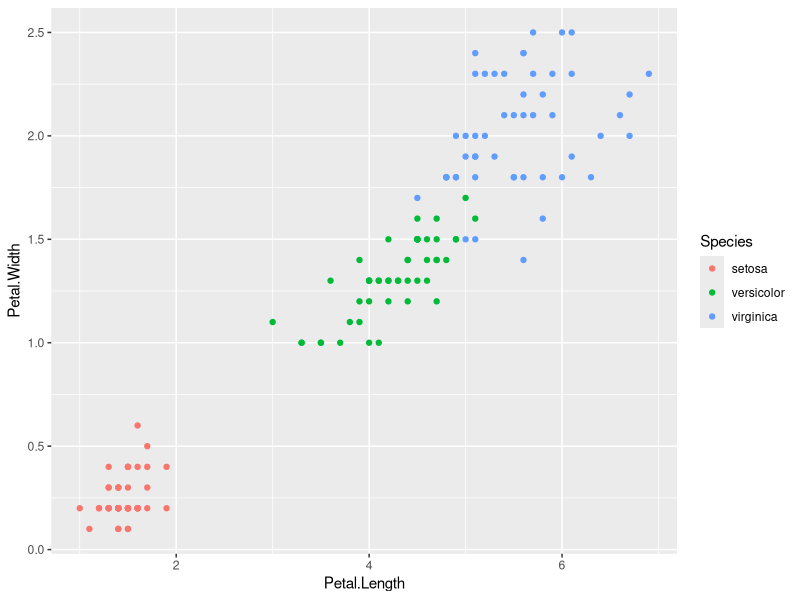
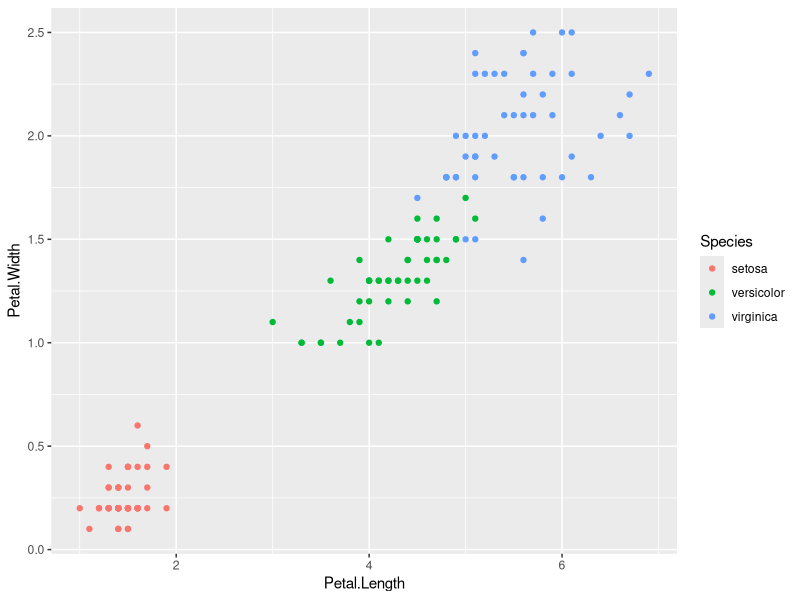
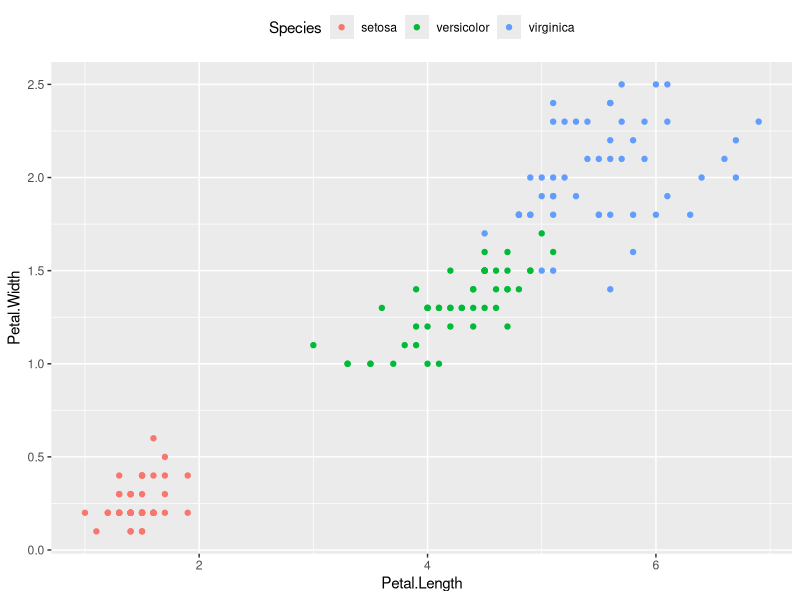
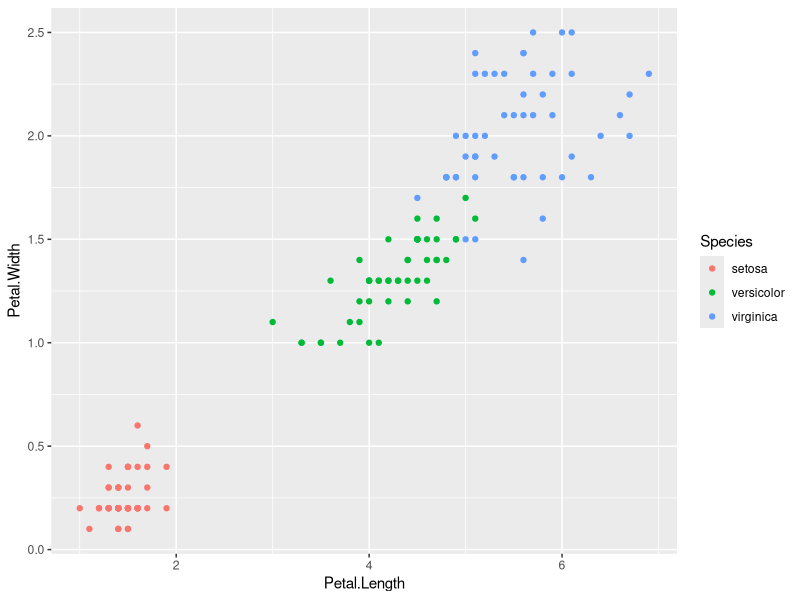
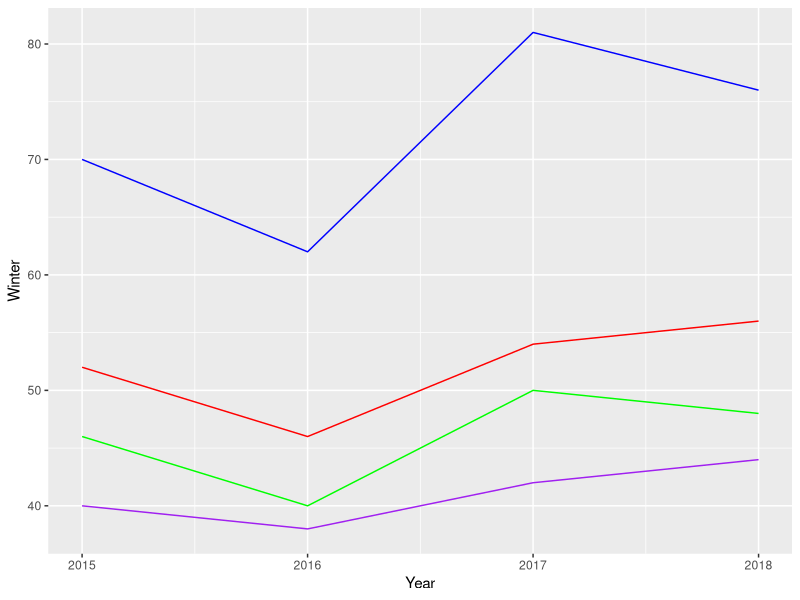
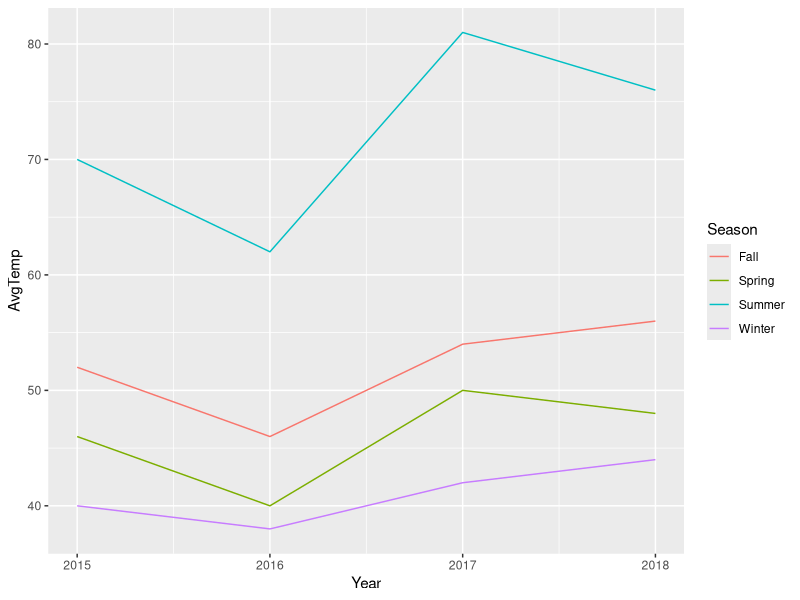
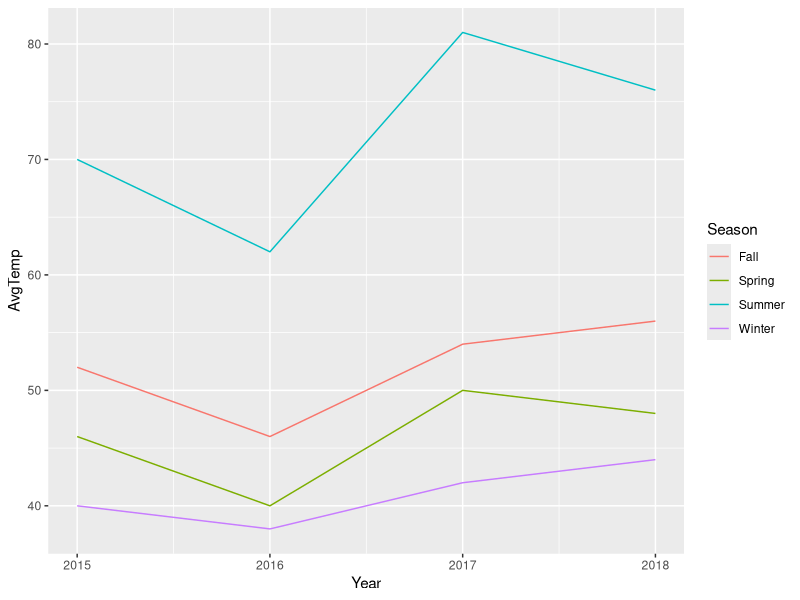
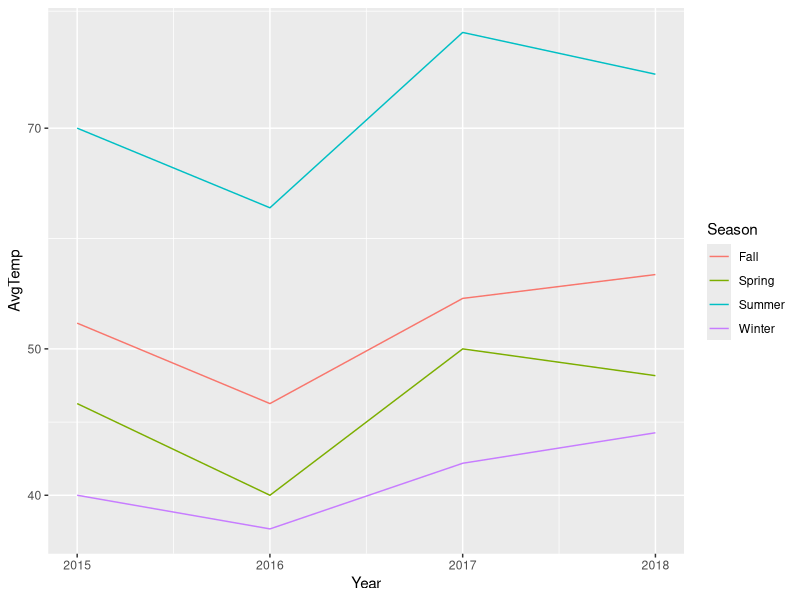

The R script that drew these images, in order: (Note: this script raises an error after producing the figures.)
## ---- chunk 1
library(tidyverse)
## ---- chunk 2
ggplot(iris, aes(Petal.Length, Petal.Width)) + 
  geom_point(aes(color = Species))
## ---- chunk 3
a <- ggplot(iris, aes(Petal.Length, Petal.Width)) + 
  geom_point(aes(color=Species))
## ---- chunk 4
a
## ---- chunk 5
a + theme(legend.position = "top")
## ---- chunk 6
a <- ggplot(iris, aes(Petal.Length, Petal.Width)) + 
  geom_point(aes(color = Species))
## ---- chunk 7
# Assign a the value 10
a <- 10
# Print out the object a
a

a <- c(1,50,200)
a

a <- "Hello, world!"
a

a <- geom_point(data = iris, aes(Petal.Length, Petal.Width, color = Species))
ggplot() +
  a
## ---- chunk 8
a <- 10
a <- a + 1

b = 10
b = b+1

a == b
## ---- chunk 9
SampleVector <- c(1,2,3)
class(SampleVector)
## ---- chunk 10
data.frame(x = c(1,2,3),
           y = c("a","b","c"),
           z = c(TRUE, TRUE, FALSE))
## ---- chunk 11
data.frame("." = c("Observation 1", "Observation 2","...", "Observation n"),
           "Variable_1" = c("Value", "Value", "...", "Value"),
           "Variable_2" = c("Value", "Value", "...", "Value"),
           "Variable .." = c("Value", "Value", "...", "Value"),
           "Variable_n" = c("Value", "Value", "...", "Value"))
## ---- chunk 12
SeasonalTemps <- data.frame(Year = c(2015, 2016, 2017, 2018),
           Winter = c(40, 38, 42, 44),
           Spring = c(46, 40, 50, 48),
           Summer = c(70, 62, 81, 76),
           Fall = c(52, 46, 54, 56))
SeasonalTemps
## ---- chunk 13
ggplot(SeasonalTemps, aes(x = Year)) + 
  geom_line(aes(y = Winter), color = "purple") + 
  geom_line(aes(y = Spring), color = "green") + 
  geom_line(aes(y = Summer), color = "blue") + 
  geom_line(aes(y = Fall), color = "red")
## ---- chunk 14
LongTemps <- gather(data = SeasonalTemps, key = Season, value = AvgTemp, -Year)
LongTemps
## ---- chunk 15
ggplot(LongTemps, aes(x = Year, y = AvgTemp, color = Season)) + 
  geom_line()
## ---- chunk 16
WideTemps <- spread(LongTemps, Season, AvgTemp)
WideTemps
## ---- chunk 17
OrderWideTemps <- select(WideTemps, c(Year, Winter, Spring, Summer, Fall))
OrderWideTemps
## ---- chunk 18
select(WideTemps, c(Year, Winter, Spring, Fall))
## ---- chunk 19
select(WideTemps, -Summer)
## ---- chunk 20
a <- 10
a <- a*2
a <- sqrt(a)
## ---- chunk 21
Numbers <- c(5,10,15,20,25)

Numbers %>%
  mean()
## ---- chunk 22
LongTemps %>%
  spread(Season, AvgTemp) %>%
  select(-Summer)
## ---- chunk 23
LongTemps %>%
  spread(data = ., Season, AvgTemp) %>%
  select(-Summer)
## ---- chunk 24
LongTemps %>%
  ggplot(aes(x = Year, y = AvgTemp, color = Season)) + 
  geom_line()
## ---- chunk 25
LongTemps %>%
  ggplot(aes(x = Year, y = AvgTemp, color = Season)) + 
  geom_line() + 
  scale_y_log10()
## ---- chunk 26
LongTemps %>%
  mutate(TwiceTemp = AvgTemp * 2)
## ---- chunk 27
LongTemps %>%
  mutate(TwiceTemp = AvgTemp * 2,
         TwiceSquaredTemp = TwiceTemp^2,
         YearSeason = paste(Year, Season))
## ---- chunk 28
LongTemps %>%
  mutate(YearSeason = paste("The", Season, "of", Year))
## ---- chunk 29
LongTemps %>%
  mutate(TwiceTemp = AvgTemp * 2) %>%
  transmute(TwiceSquaredTemp = TwiceTemp^2,
         YearSeason = paste(Year, Season))
## ---- chunk 30
iris <- as.tibble(iris)
iris
## ---- chunk 31
iris[, 1]
## ---- chunk 32
iris[1, ]
## ---- chunk 33
iris[c(1,2,3,4), ]
iris[1:4, ]
## ---- chunk 34
iris[1,1]
## ---- chunk 35
iris[[1, 1]]
## ---- chunk 36
iris$Sepal.Length
## ---- chunk 37
mean(iris$Sepal.Length)
sd(iris$Sepal.Length)
cor.test(iris$Sepal.Length, iris$Sepal.Width)
## ---- chunk 38
iris[iris$Species == "setosa", ]
## ---- chunk 39
iris[iris$Sepal.Length > 7.5, ]
## ---- chunk 40
iris %>%
  filter(Species == "setosa")
## ---- chunk 41
iris %>%
  filter(Species == "setosa" & Sepal.Length == 5.1 & Sepal.Width == 3.3)
## ---- chunk 42
iris %>%
  filter(Species == "setosa" & Species == "versicolor")
## ---- chunk 43
iris %>%
  filter(Species %in% c("setosa",
                        "versicolor"))
## ---- chunk 44
mean(iris$Sepal.Length)
## ---- chunk 45
setosa <- iris %>%
  filter(Species == "setosa")
virginica <- iris %>%
  filter(Species == "virginica")
versicolor <- iris %>%
  filter(Species == "versicolor")


mean(setosa$Sepal.Length)
mean(virginica$Sepal.Length)
mean(versicolor$Sepal.Length)
## ---- chunk 46
iris %>%
  group_by(Species) %>%
  summarise(MeanSepalLength = mean(Sepal.Length))
## ---- chunk 47
iris %>%
  group_by(Species) %>%
  mutate(SLDistanceFromMean = Sepal.Length - mean(Sepal.Length))
## ---- chunk 48
iris %>%
  select(c(Sepal.Length, Species)) %>%
  group_by(Species) %>%
  mutate(SLDistanceFromGroupMean = Sepal.Length - mean(Sepal.Length)) %>%
  ungroup() %>%
  mutate(SLDistanceFromTotalMean = Sepal.Length - mean(Sepal.Length))
## ---- chunk 49
MissingExample <- tibble(w = c(1, 2, 3),
                         x = c("A", "B", "C"),
                         y = c("do", "re", NA),
                         z = c(807, NA, 780))
MissingExample
## ---- chunk 50
mean(MissingExample$z)
## ---- chunk 51
mean(MissingExample$z, na.rm = TRUE)
## ---- chunk 52
MissingExample %>%
  filter(!is.na(z)) %>%
  summarise(Mean = mean(z))
## ---- chunk 53
MissingExample %>%
  drop_na()
## ---- chunk 54
MissingExample %>%
  replace_na(list(y = "mi", z = "078"))
## ---- chunk 55
TreeData <- tibble(Site = c("A","A","A","B","B"),
                   Species = c("Red Maple", "Sugar Maple", "Black Cherry", "Red Maple", "Sugar Maple"),
                   Count = c(10,5,15,8,19))
TreeData
## ---- chunk 56
TreeData %>%
  group_by(Species) %>%
  summarise(Mean = mean(Count), StandardDev = sd(Count))
## ---- chunk 57
TreeData %>%
  complete(Site, Species, fill = list(Count = 0))
## ---- chunk 58
TreeData %>%
  complete(Site, Species, fill = list(Count = 0)) %>%
  group_by(Species) %>%
  summarise(Mean = mean(Count), StandardDev = sd(Count))
## ---- chunk 59
LongTreeData <- TreeData %>%
  uncount(Count)

LongTreeData
## ---- chunk 60
LongTreeData %>%
  count(Site, Species)
## ---- chunk 61
LongTreeData %>%
  count(Site, Species) %>%
  rename(Count = n)
## ---- chunk 62
1/49 * 49 == 1
near(1/49 * 49, 1)
